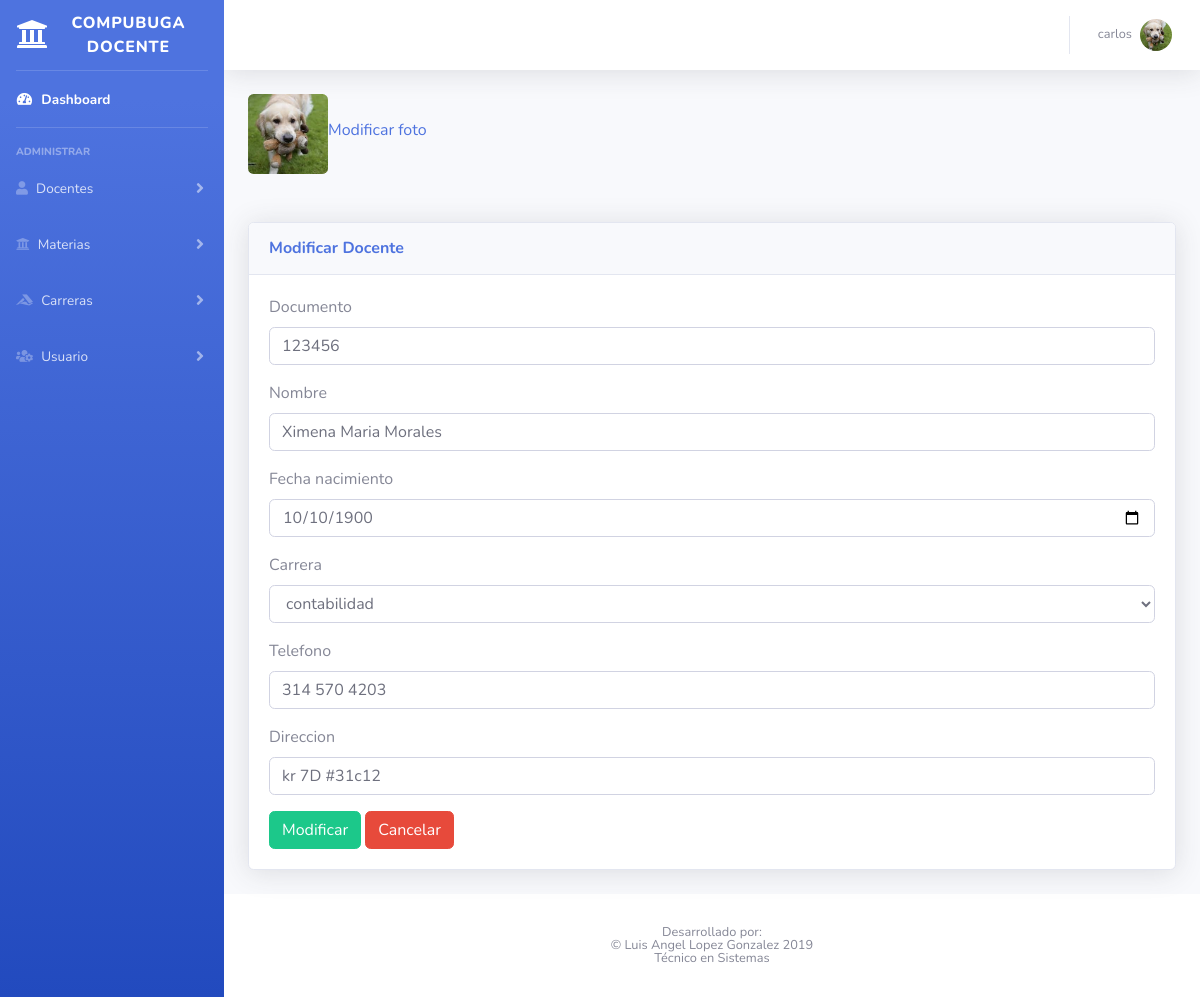
The page /docente/docenteModificarVista.php?id=10 (signed in) on the database its author committed.
### tables this page shows
CREATE TABLE `docentes` (
  `id` int(11) NOT NULL,
  `nombre` varchar(100) NOT NULL,
  `carrera` varchar(100) NOT NULL,
  `telefono` varchar(20) NOT NULL,
  `foto` varchar(500) NOT NULL,
  `documento` varchar(10) NOT NULL,
  `fecha` date NOT NULL,
  `direccion` varchar(50) NOT NULL
);

### docente/docenteModelo.php (called while the page is built, shortened)
<?php
include_once '../conexion.php';
class docenteModelo {
    function mostrar($id) {
        global $link;
        $consulta = "SELECT * FROM `docentes` WHERE id = $id";
        $query = mysqli_query($link, $consulta);
        return $query;
    }
}
?>

### carrera/carrerasModelo.php (called while the page is built, shortened)
<?php
include_once '../conexion.php';
class carrerasModelo {
    function mostrarTodos() {
        global $link;
        $consulta = "SELECT * FROM `carrera`";
        $query = mysqli_query($link, $consulta);
        return $query;
    }
}

### docente/docenteModificarVista.php (the view, shortened to what this page needs)
<?php
$id = filter_input(INPUT_GET, 'id');
include_once "docenteModelo.php";
$docenteModelo = new docenteModelo();
$result = $docenteModelo->mostrar($id);
while ($fila = mysqli_fetch_array($result)) {
    if ($fila != NULL) {
        $nombre = $fila['nombre'];
        $documento = $fila['documento'];
        $fecha = $fila['fecha'];
        $carrera = $fila['carrera'];
        $direccion = $fila['direccion'];
        $telefono = $fila['telefono'];
        $foto = $fila['foto'];
    }
}
?>
<!DOCTYPE html>
<html lang="en">
    <head>
        <link href="../vendor/fontawesome-free/css/all.min.css" rel="stylesheet" type="text/css">
        <link href="../css/sb-admin-2.min.css" rel="stylesheet">
    </head>
    <body id="page-top">
        <div id="wrapper">
            <?php
            include_once '../componets/menu.php';
            ?>
            <div id="content-wrapper" class="d-flex flex-column">
                <div id="content">
                    <?php
                    include_once '../componets/navBar.php';
                    ?>
                    <div class="container">
                        <div style="margin-bottom: 80px;">
                            <div class="form-group">
                                <img src="<?php echo $foto; ?>" class="rounded float-left" width="80" height="80" >
                                <br>
                                <a href="<?php echo 'modificarFotoDocenteVista.php?id='.$id; ?>">Modificar foto</a>
                                <br>
                            </div>
                        </div>
                        <div class="card shadow mb-4">
                            <div class="card-header py-3">
                                <h6 class="m-0 font-weight-bold text-primary">Modificar Docente</h6>
                            </div>
                            <div class="card-body">
                                <form action="docenteModificarControlador.php" method="post" enctype="multipart/form-data">
                                    <div class="form-group">
                                        <label for="">Documento</label>
                                        <input type="text" value="<?php echo $documento; ?>" class="form-control" name="documento" required="">
                                    </div>
                                    <div class="form-group">
                                        <label for="">Nombre</label>
                                        <input type="text" value="<?php echo $nombre; ?>" class="form-control" name="nombre" required="">
                                    </div>
                                    <div class="form-group">
                                        <label for="">Fecha nacimiento</label>
                                        <input type="date" value="<?php echo $fecha; ?>" class="form-control" name="fecha" required="">
                                    </div>
                                    <div class="form-group">
                                        <label for="">Carrera</label>
                                        <select class="form-control" name="carrera" >
                                            <?php
                                            include_once '../carrera/carrerasModelo.php';
                                            $carreraModelo = new carrerasModelo();
                                            $result = $carreraModelo->mostrarTodos();
                                            while ($fila = mysqli_fetch_array($result)) {
                                                if ($fila != NULL) {
                                                    if ($carrera == $fila['nombre']) {
                                                        echo '<option value="' . $fila['nombre'] . '" selected>' . $fila['nombre'] . '</option>';
                                                    } else {
                                                        echo '<option value="' . $fila['nombre'] . '">' . $fila['nombre'] . '</option>';
                                                    }
                                                }
                                            }
                                            ?>
                                        </select>
                                    </div>
                                    <div class="form-group">
                                        <label for="">Telefono</label>
                                        <input type="text" class="form-control" value="<?php echo $telefono; ?>" name="telefono" required="">
                                    </div>
                                    <div class="form-group">
                                        <label for="">Direccion</label>
                                        <input type="text" class="form-control" name="direccion" value="<?php echo $direccion; ?>" required="">
                                    </div>
                                    <button type="submit" class="btn btn-success">Modificar</button>
                                    <button type="reset" class="btn btn-danger">Cancelar</button>
                                </form>
                            </div>
                        </div>
                    </div>
                </div>
                <?php
                include_once '../componets/footer.php';
                ?>
            </div>
        </div>
    </body>
</html>

### rows shown on the page
docentes: foto (picture), documento "123456", nombre "Ximena Maria Morales", fecha "10/10/1900", telefono "314 570 4203", direccion "kr 7D #31c12"

### other values the page prints
$_SESSION['nombreUsuario'] "carlos"
form field carrera "contabilidad"
